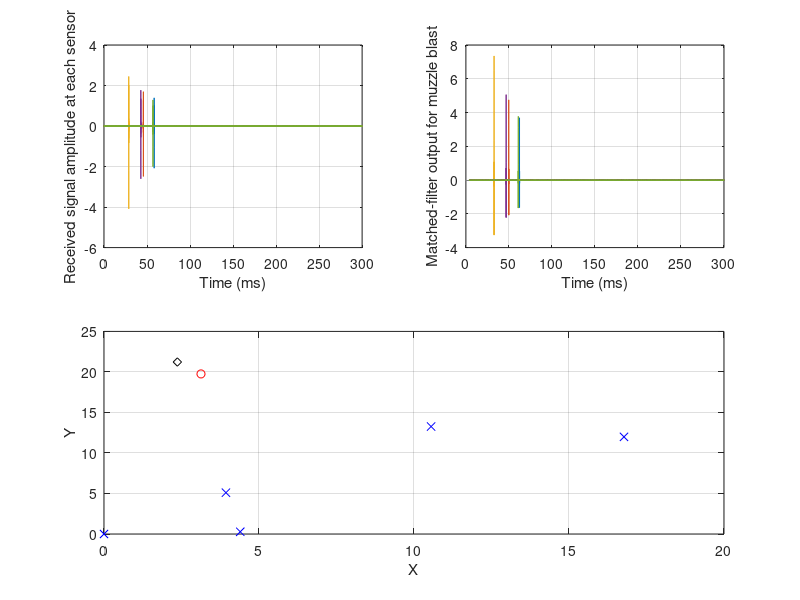

Write MATLAB code to recreate this figure.
% This script further carries the previous tests, and adds another anti-talk
% filter which filters out all the smaller frequency components pertaining to
% human voice. this serves two potential purposes:1) not to record unwanted
% data, 2) individual privacy is maintained.

% this script takes into account the effect of reflections on the captured
% gunshot signal. for starters, we take only 1 echo (reverb) and the
% echo-start-time is more than the pulse-duration. then, we vary the echo-start-time
% and check the effect of localisation.

clc;
clear;
pkg load communications;

% muzzle
A=14; 					% peak amplitude
Tr_m=10e-6;				% rise time
Td_m=0.4e-3;					% decay time
Tdur_m=10*Td_m;				% signal duration
Ts=5e-6;				% sampling interval
Fs = 1/Ts;
t_m = (0:Ts:Tdur_m-Ts)';	% time vector
xt1_muzzle = A*(t_m(t_m<=Tr_m)/Tr_m);
xt2_muzzle = A*(1 - t_m(t_m>Tr_m)/Td_m).*exp(-t_m(t_m>Tr_m)/Td_m);
xt_muzzle = [xt1_muzzle;xt2_muzzle];

% FT characteristics
Nf=1024;
fk = (0:Nf-1)'*pi/Nf;
Xf_muzzle = freqz(xt_muzzle,1,fk);

% anti-talk high-pass filter characteristics
Nord=4;									% filter order
Wc = 4.4e3/Fs*2*pi;						% cut-off
[b_talk,a_talk] = butter(Nord,Wc,'high');			% design highpass filter
[b_talk_noise,a_talk_noise] = butter(Nord,0.7*Wc,'low');	% generate low BW noise within 4k band (talk signal)

% define matched-filter {h(t) = x*(T-t)}
% now we have anti-talk filter, so the matched-filter waveform changes
xt_muzzle_waveform = filter(b_talk,a_talk,xt_muzzle);
h_matched_muzzle = flipud(conj(xt_muzzle_waveform))/norm(xt_muzzle_waveform);

% reverb characteristics
D=1;				% reflection interval (in samples)
decay=1;			% decay
Necho=1;			% only 1 reflection considered
b_rev=upsample((1-decay).^(0:Necho)',D+1);		% reverb filter

% array parameters
fc=100e3;				% maximum freq component in the signal
Pmax=20;			% defines the area in which sensors are deployed
c=343;				% speed of sound
tht_target=0.45*pi;			% we are interested in only planar angle location and not elevation
R_target=20;					% target range (range is considered from reference)

% we are taking into consideration that the source can be within the max
% distance range. hence, the angle is different for all sensors.

steer = [cos(tht_target);sin(tht_target)];	% target direction vector
t = (0:Ts:0.3-Ts)';			% 300 ms capturing time = max range: ~100 m
Nt = numel(t);
nvar=-50;						% SNR (db)
Nelements=5;
%P = [[0;0],[0;1],[1;0],[1;1]]*Pmax;
P = [[0;0],rand(2,Nelements-1)*Pmax];

% signals captured using sensors
dR = sqrt(sum((P - R_target*steer).^2,1));			% target distance from each sensor
tau_muzzle_R = dR/c;
tau_muzzle = tau_muzzle_R;
for(k1=1:Nelements)
	muzzle_noise = wgn(1,Nt,nvar);
	talk_noise = filter(b_talk_noise,a_talk_noise,wgn(1,Nt,nvar-30));
	h_muzzle = A/sqrt(4*pi*dR(k1)^2)*sinc(fc*(t - tau_muzzle(k1)));
	x_delayed = filter(xt_muzzle,1,h_muzzle)';
	x_reverb = filter(b_rev,1,x_delayed);
	x_muzzle(k1,:) = filter(b_talk,a_talk,x_reverb) + muzzle_noise + talk_noise;
end
x_received = x_muzzle;

% find peaks of matched-filter output
for(k2=1:Nelements)
	y_matchedOut_muzzle(k2,:) = filter(h_matched_muzzle,1,x_received(k2,:));
	[~,max_muzzle_ind(k2)] = max(abs(y_matchedOut_muzzle(k2,:)));
end

% estimated delay
tau_estim_muzzle = max_muzzle_ind*Ts;

% range-sphere estimates
R_estim_muzzle = c*tau_estim_muzzle;

% localise the target (solve Vx=y for x)
V = [-ones(Nelements,2),2*P'];
y = (sum(P.^2) - R_estim_muzzle.^2).';
x = V\y;
target_loc_estim = x(3:4);

% plots
subplot(2,2,1);
plot(t/1e-3,x_received); grid on;
xlabel('Time (ms)'); ylabel('Received signal amplitude at each sensor');

subplot(2,2,2);
plot(t/1e-3,y_matchedOut_muzzle); grid on;
xlabel('Time (ms)'); ylabel('Matched-filter output for muzzle blast');

subplot(2,2,3:4);
plot(P(1,:),P(2,:),'bx',R_target*steer(1),R_target*steer(2),'ro',target_loc_estim(1),target_loc_estim(2),'kd'); grid on;
xlabel('X'); ylabel('Y');
%xlim([-2,Pmax*1.1]); ylim([-2,Pmax*1.1]);
%legend('Element locations','True target location','Estimated location','Location','Southwest');

